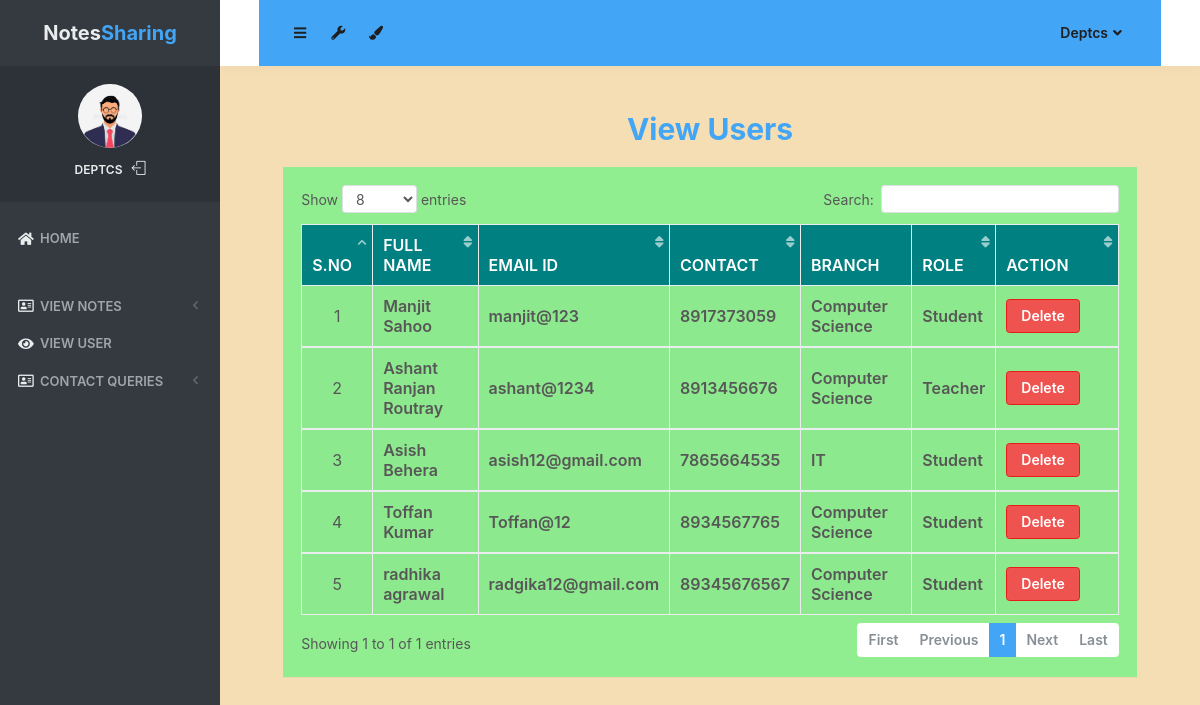
The app's page /view_users (signed in), older data.
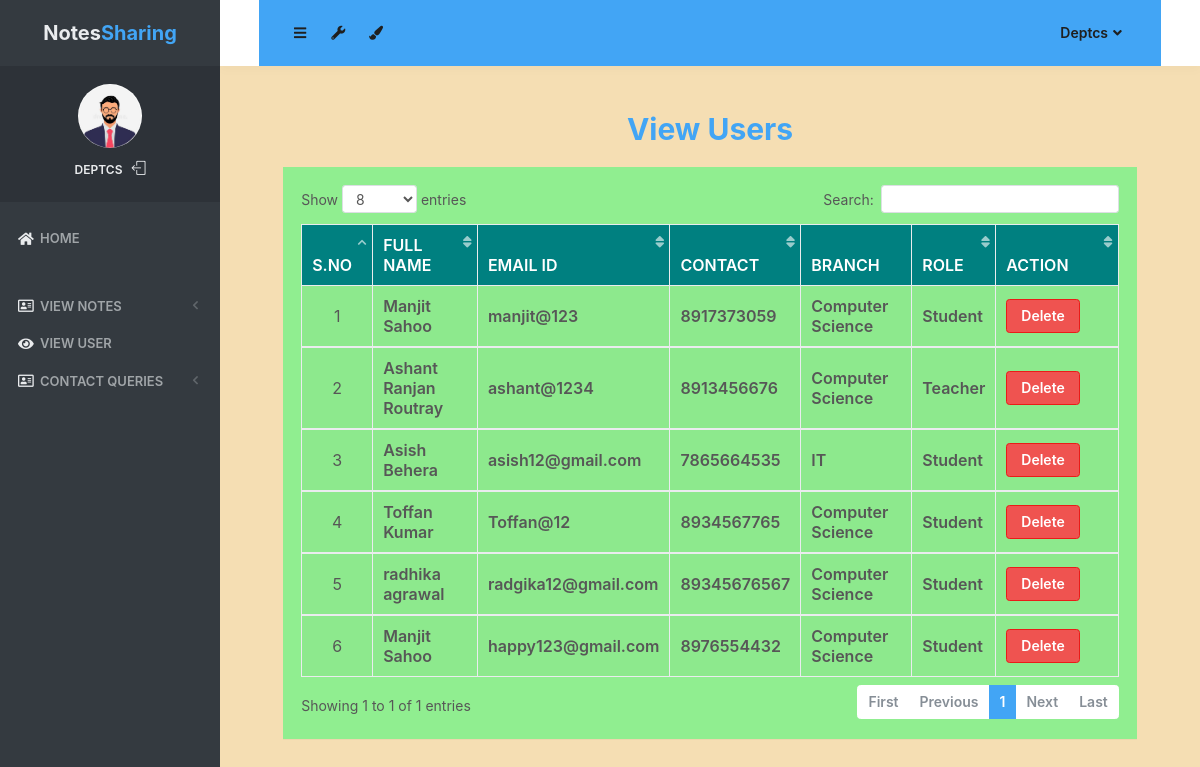
The same page, newer data.
### notes/models.py (models this page shows, shortened)
class Signup(models.Model):
    user = models.ForeignKey(User,on_delete=models.CASCADE)
    contact = models.CharField(max_length=10)
    branch = models.CharField(max_length=30)
    role = models.CharField(max_length=15)

### notes/views.py (the view)
# urls.py: path('view_users', view_users, name='view_users'),
def view_users(request):
    if not request.user.is_authenticated:
        return redirect('login_admin')
    users = Signup.objects.all()
    d = {'users':users}
    return render(request,'view_users.html',d)

### notes/templates/view_users.html (shortened to what this page needs)
{% load static %}
<html lang="en" class="no-focus">
    <head>
        <link rel="stylesheet" href="{% static 'js/plugins/datatables/dataTables.bootstrap4.min.css' %}">
        <link rel="stylesheet" id="css-main" href="{% static 'css1/codebase.min.css' %}">
    </head>
    <body style="background-color:wheat;">
        <div id="page-container" class="sidebar-o sidebar-inverse side-scroll page-header-fixed main-content-narrow">
         {% include "sidebar.html" %}
            {% include "admin_nav.html" %}
            <main id="main-container"><br>
                <div class="content">
                    <h2 class="text-primary font-weight-bold text-center">View Users</h2>
                    <div class="block" style="background-color:lightgreen;">
                        <div class="block-content block-content-full">
                            <table class="table table-bordered table-striped table-vcenter js-dataTable-full-pagination" style="width:100%">
                                <thead class="text-white" style="background-color :teal;">
                                    <tr>
                                        <th class="text-center">S.No</th>
                                        <th class="d-none d-sm-table-cell">Full Name</th>
                                        <th class="d-none d-sm-table-cell">Email ID</th>
                                        <th class="d-none d-sm-table-cell">Contact</th>
                                        <th class="d-none d-sm-table-cell">Branch</th>
                                        <th class="d-none d-sm-table-cell">Role</th>
                                        <th class="d-none d-sm-table-cell" style="width: 15%;">Action</th>
                                    </tr>
                                </thead>
                                {% for i in users %}
                                <tbody>
                                    <tr>
                                        <td class="text-center">{{forloop.counter}}</td>
                                        <td class="font-w600">{{i.user.first_name}} {{i.user.last_name}}</td>
					                    <td class="font-w600">{{i.user.username}}</td>
					                    <td class="font-w600">{{i.contact}}</td>
					                    <td class="font-w600">{{i.branch}}</td>
					                    <td class="font-w600">{{i.role}}</td>
					                    <td class="font-w600"><a href="{% url 'delete_users' i.user.id %}" class="btn btn-danger" onclick="return confirm('Are your sure to Delete ?')">Delete</a></td>
					                </tr>
                                        {% endfor %}
                                </tbody>
                            </table>
                        </div>
                    </div>
                </div>
            </main>
        </div>
 <link rel="stylesheet" href="https://use.fontawesome.com/releases/v5.6.3/css/all.css">
    </body>
</html>

### notes/templates/sidebar.html (shortened to what this page needs)
{% load static %}
   <nav id="sidebar">
                <div id="sidebar-scroll">
                    <div class="sidebar-content">
                        <div class="content-header content-header-fullrow px-15">
                            <div class="content-header-section text-center align-parent sidebar-mini-hidden">
                                <div class="content-header-item">
                                    <a class="link-effect font-w700" href="{% url 'admin_home' %}">
                                           <span class="font-size-xl text-dual-primary-dark">Notes</span><span class="font-size-xl text-primary">Sharing</span>
                                    </a>
                                </div>
                            </div>
                        </div>
                        <div class="content-side content-side-full content-side-user px-10 align-parent">
                            <div class="sidebar-mini-hidden-b text-center">
                                <a class="img-link" href="be_pages_generic_profile.html">
                                    <img class="img-avatar" src="{% static 'img/avatars/logo1.jpg' %}" alt="">
                                </a>
                                <ul class="list-inline mt-10">
                                    <li class="list-inline-item">
                                        <a class="link-effect text-dual-primary-dark font-size-xs font-w600 text-uppercase" href="{% url 'admin_home' %}">{{ request.user.username }}</a>
                                    </li>
                                    <li class="list-inline-item">
                                        <a class="link-effect text-dual-primary-dark" href="{% url 'logout' %}">
                                            <i class="si si-logout"></i>
                                        </a>
                                    </li>
                                </ul>
                            </div>
                        </div>
                        <div class="content-side content-side-full">
                            <ul class="nav-main">
                                <li class="open">
                                    <a href="{% url 'admin_home' %}"><i class="fas fa-home"></i><span class="sidebar-mini-hide">Home</span></a>
                                </li>
                                <li class="nav-main-heading"><span class="sidebar-mini-visible">UI</span></li>
                                <li>
                                    <a class="nav-submenu" data-toggle="nav-submenu"><i class="far fa-address-card"></i>View Notes</a>
                                </li>
                                <li>
                                    <a  href="{% url 'view_users' %}"><i class="fas fa-eye"></i><span class="sidebar-mini-hide">View User</span></a>
                                </li>
                                <li>
                                    <a class="nav-submenu" data-toggle="nav-submenu"><i class="far fa-address-card"></i>Contact Queries</a>
                                </li>
                           </ul>
                        </div>
                    </div>
                </div>
            </nav>

### notes/templates/admin_nav.html (shortened to what this page needs)
{% load static %}
            <header id="page-header">
                <div class="content-header bg-primary">
                    <div class="content-header-section">
                        <button type="button" class="btn btn-circle btn-dual-secondary" data-toggle="layout" data-action="sidebar_toggle">
                            <i class="fa fa-navicon"></i>
                        </button>
                        <div class="btn-group" role="group">
                            <button type="button" class="btn btn-circle btn-dual-secondary" id="page-header-options-dropdown" data-toggle="dropdown" aria-haspopup="true" aria-expanded="false">
                                <i class="fa fa-wrench"></i>
                            </button>
                        </div>
                        <div class="btn-group" role="group">
                            <button type="button" class="btn btn-circle btn-dual-secondary" id="page-header-themes-dropdown" data-toggle="dropdown" aria-haspopup="true" aria-expanded="false">
                                <i class="fa fa-paint-brush"></i>
                            </button>
                        </div>
                    </div>
                    <div class="content-header-section">
                        <div class="btn-group" role="group">
                            <button type="button" class="btn btn-rounded btn-dual-secondary" id="page-header-user-dropdown" data-toggle="dropdown" aria-haspopup="true" aria-expanded="false">
                                {{ request.user.username}}<i class="fa fa-angle-down ml-5"></i>
                            </button>
                        </div>
                    </div>
                </div>
            </header>

Row changes from the older to the newer data that the page shows:
added Signup: user.first_name "Manjit", user.last_name "Sahoo", user.username "happy123@gmail.com", contact "8976554432", branch "Computer Science", role "Student"
